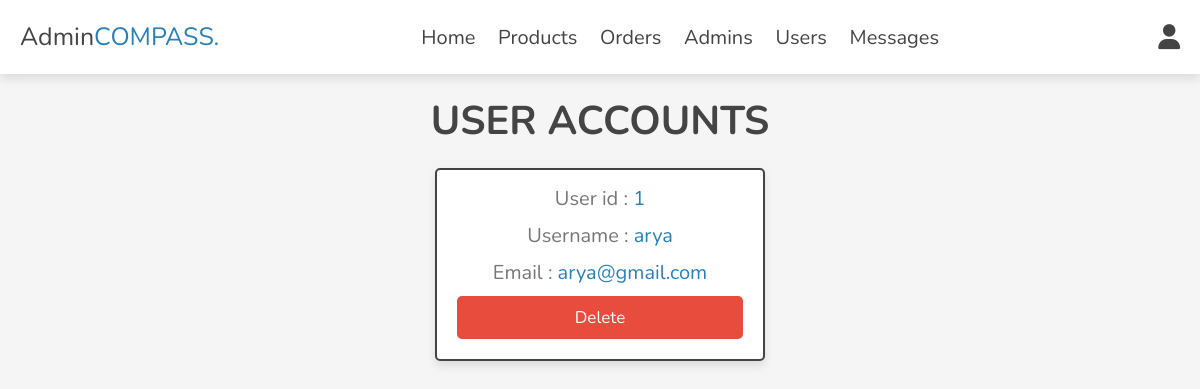
Screenshot of /admin/users_accounts.php (signed in) with the database file from the repository.
### tables this page shows
CREATE TABLE `users` (
  `id` int(100) NOT NULL,
  `name` varchar(20) NOT NULL,
  `email` varchar(50) NOT NULL,
  `password` varchar(50) NOT NULL
);

### admin/users_accounts.php (the view, shortened to what this page needs)
<?php
include '../components/connect.php';
?>
<!DOCTYPE html>
<html lang="en">
<head>
   <link rel="stylesheet" href="https://cdnjs.cloudflare.com/ajax/libs/font-awesome/6.1.1/css/all.min.css">
   <link rel="stylesheet" href="../css/admin_style.css">
</head>
<body>
<?php include '../components/admin_header.php'; ?>
<section class="accounts">
   <h1 class="heading">user accounts</h1>
   <div class="box-container">
   <?php
      $select_accounts = $conn->prepare("SELECT * FROM `users`");
      $select_accounts->execute();
      if($select_accounts->rowCount() > 0){
         while($fetch_accounts = $select_accounts->fetch(PDO::FETCH_ASSOC)){
   ?>
   <div class="box">
      <p> User id : <span><?= $fetch_accounts['id']; ?></span> </p>
      <p> Username : <span><?= $fetch_accounts['name']; ?></span> </p>
      <p> Email : <span><?= $fetch_accounts['email']; ?></span> </p>
      <a href="users_accounts.php?delete=<?= $fetch_accounts['id']; ?>" onclick="return confirm('delete this account? the user related information will also be delete!')" class="delete-btn">delete</a>
   </div>
   <?php
         }
      }else{
         echo '<p class="empty">no accounts available!</p>';
      }
   ?>
   </div>
</section>
</body>
</html>

### css/admin_style.css (style rules this page uses)
:root { --main-color:#2980b9; --orange:#f39c12; --red:#e74c3c; --black:#444; --white:#fff; --light-color:#777; --light-bg:#f5f5f5; --border:.2rem solid var(--black); --box-shadow:0 .5rem 1rem rgba(0,0,0,.1); }
* { font-family: 'Nunito', sans-serif; margin:0; padding:0; box-sizing: border-box; outline: none; border:none; text-decoration: none; }
html { font-size: 62.5%; overflow-x: hidden; }
body { background-color: var(--light-bg); }
section { padding:2rem; max-width: 1200px; margin:0 auto; }
.heading { font-size: 4rem; color:var(--black); margin-bottom: 2rem; text-align: center; text-transform: uppercase; }
.btn, .delete-btn, .option-btn { display: block; width: 100%; margin-top: 1rem; border-radius: .5rem; padding:1rem 3rem; font-size: 1.7rem; text-transform: capitalize; color:var(--white); cursor: pointer; text-align: center; }
.delete-btn { background-color: var(--red); }
.accounts .box-container { display: grid; grid-template-columns: repeat(auto-fit, 33rem); gap:1.5rem; align-items: flex-start; justify-content: center; }
.accounts .box-container .box { padding:2rem; padding-top: .5rem; border-radius: .5rem; text-align: center; border:var(--border); background-color: var(--white); box-shadow: var(--box-shadow); }
.accounts .box-container .box p { font-size: 2rem; color:var(--light-color); margin: 1rem 0; }
.accounts .box-container .box p span { color:var(--main-color); }

### rows the page displays
users: id "1", name "arya", email "arya@gmail.com"
